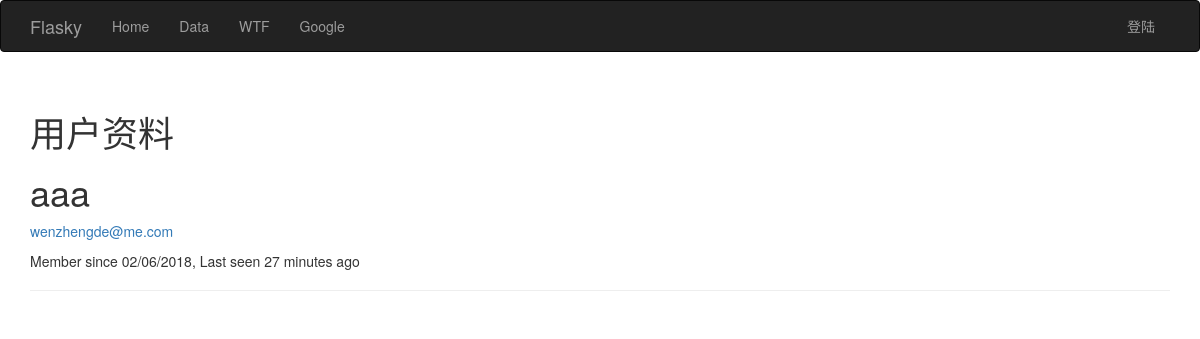
The page /user/aaa on the database as committed earlier.
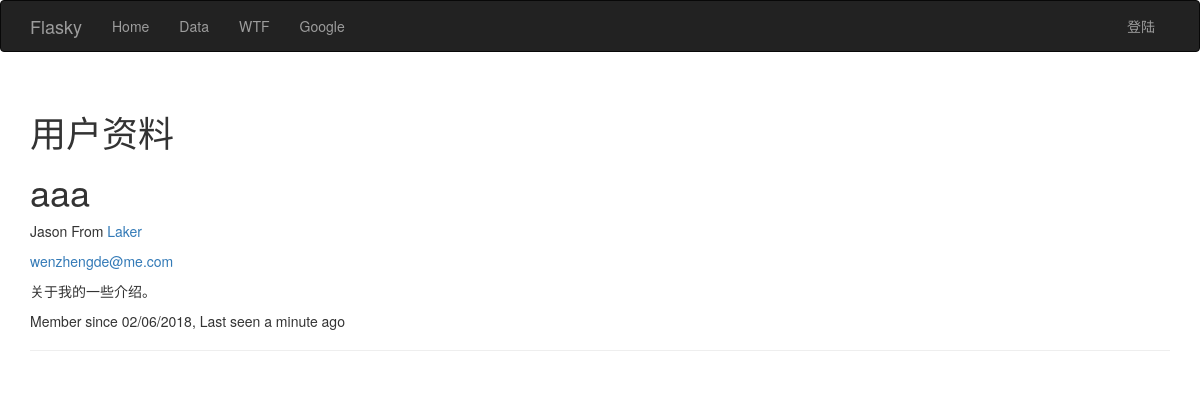
The same page on the database as committed later.
### app/models.py (models this page shows, shortened)
class User(UserMixin,db.Model):
    __tablename__ = 'users'
    id = db.Column(db.Integer, primary_key=True)
    email = db.Column(db.String(64),unique=True,index=True)
    username = db.Column(db.String(64), unique=True, index=True)
    password_hash = db.Column(db.String(128))
    role_id = db.Column(db.Integer, db.ForeignKey('roles.id'))
    confirmed = db.Column(db.Boolean,default=False)
    name = db.Column(db.String(64))
    location = db.Column(db.String(64))
    about_me = db.Column(db.Text())
    member_since = db.Column(db.DateTime(),default=datetime.utcnow)
    last_seen = db.Column(db.DateTime(),default=datetime.utcnow)
    @property
    def password(self):
        raise AttributeError('password is not a readable attribute')

### app/main/views.py (the view)
@main.route('/user/<username>')
def user(username):
    user = User.query.filter_by(username = username).first()
    if user is None:
        abort(404)
    return render_template('user.html',user=user)

### app/auth/views.py (called while the page is built)
@auth.before_app_request
def before_request():
    if current_user.is_authenticated:
        current_user.ping()
        if not current_user.confirmed and request.endpoint[:5] !='auth.':
            return  redirect(url_for('auth.unconfirmed'))

### app/main/__init__.py (called while the page is built)
@main.app_context_processor
def inject_permissions():
    return dict(Permission=Permission)

### app/templates/user.html (shortened to what this page needs)
{% extends "base.html" %}
{% block page_content %}
<div class="page-header">
    <h1>用户资料</h1>
    <h1>{{ user.username }}</h1>
    {% if user.name or user.location %}
    <p>
        {% if user.name %}{{ user.name }}{% endif %}
        {% if user.location %}
            From <a href="http://maps.google.com/?q={{ user.location }}">{{ user.location }}</a>
        {% endif %}
    </p>
    {% endif %}
    {% if current_user.is_administrator %}
    <p><a href="mailto:{{ user.email }}">{{ user.email }}</a> </p>
    {% endif %}
    {% if user.about_me %}<p>{{ user.about_me }}</p>
    {% endif %}
    <p>
        Member since {{ moment(user.member_since).format('L') }},
        Last seen {{ moment(user.last_seen).fromNow() }}
    </p>
</div>
{% endblock %}

### app/templates/base.html (shortened to what this page needs)
{% extends "bootstrap/base.html" %}
{% block head %}
{{ super() }}
{% endblock %}
{% block navbar %}
<div class="navbar navbar-inverse" role="navigation">
    <div class="container">
        <div class="navbar-header">
            <a class="navbar-brand" href="/">Flasky</a>
        </div>
        <div class="navbar-collapse collapse">
            <ul class="nav navbar-nav">
                <li><a href="/">Home</a></li>
                <li><a href="/data">Data</a></li>
                <li><a href="/wtf">WTF</a></li>
                <li><a href="/redirect">Google</a></li>
            </ul>
            <ul class="nav navbar-nav navbar-right">
                {% if current_user.is_authenticated %}
                    <li class="dropdown">
                        <a href="#" class="dropdown-toggle" data-toggle="dropdown">{{ current_user.email }} <b class="caret"></b></a>
                        <ul class="dropdown-menu">
                            <li><a href="{{ url_for('main.user',username=current_user.username) }}">账号详情</a> </li>
                            <li><a href="{{ url_for('auth.change_password') }}">修改密码</a></li>
                            <li><a href="{{ url_for('auth.change_email_request') }}">修改Email地址</a></li>
                            <li><a href="{{ url_for('auth.logout') }}">退出</a></li>
                        </ul>
                    </li>
                {% else %}
                    <li><a href="{{ url_for('auth.login') }}">登陆</a></li>
                {% endif %}
        </div>
    </div>
</div>
{% endblock %}
{% block content %}
<div class="container">
    {% block page_content %}{% endblock %}
</div>
{% endblock %}

Rows that differ between the two databases and show on the page:
changed User "aaa": name (not shown) → "Jason"; location (not shown) → "Laker"; about_me (not shown) → "关于我的一些介绍。"; last_seen "27 minutes ago" → "a minute ago"
Other text that changed with them:
text now shown: "From"
